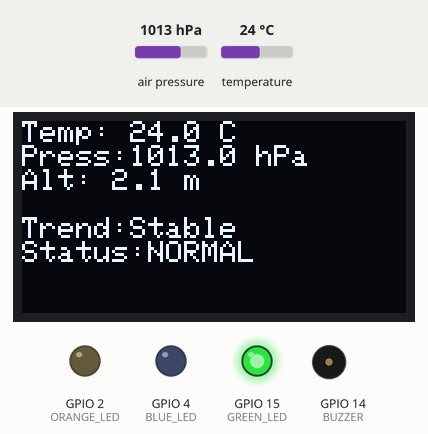
The sketch below on a simulated ESP32. On the bench: 128×64 one-colour display, output pins drawn as LEDs (lit = HIGH), buzzer (waves = sounding). The inputs (shaded band) are chosen by the test bench; at power-on: temperature 24 °C, air pressure 1013 hPa. What the sketch prints to the serial monitor is not drawn.

Above: at 3.2 s.
3.3 s: temperature set to 29.6 °C
At 5.3 s:
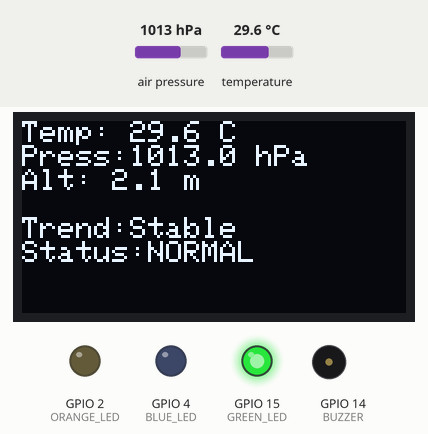
5.6 s: temperature set to 30.3 °C
At 6.7 s:
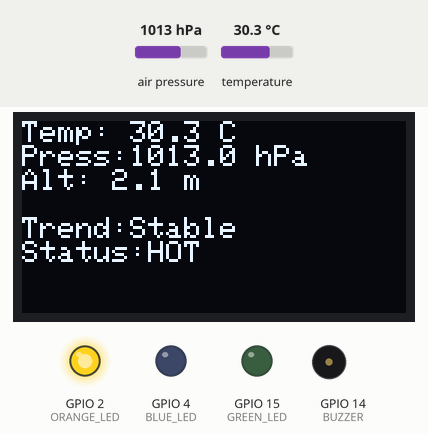
7.6 s: air pressure set to 952 hPa
At 9.3 s:
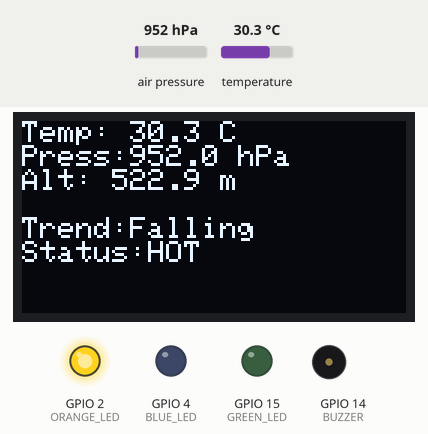
11.7 s: temperature set to 34.1 °C
At 13.4 s:
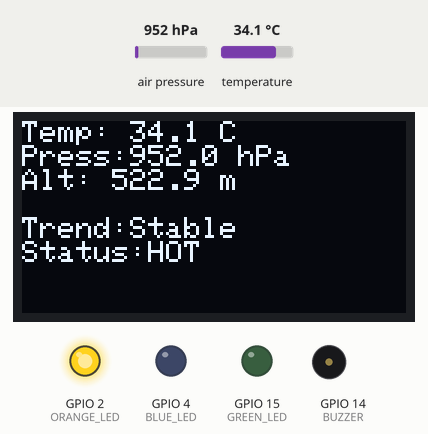
13.7 s: temperature set to 35.6 °C
At 14.9 s:
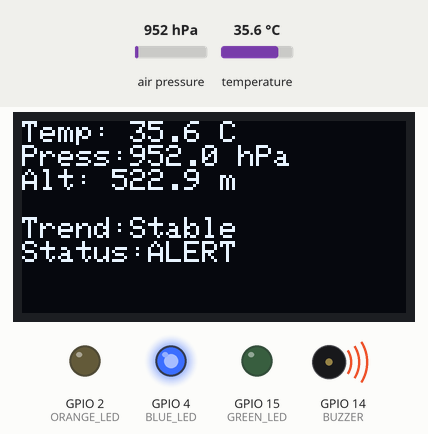
15.7 s: air pressure set to 975 hPa
At 17.5 s:
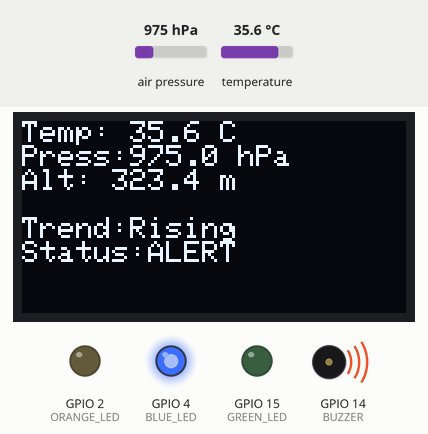
Timing chart, 0 to 19.0 s (numbered marks = the images above; inputs shaded):
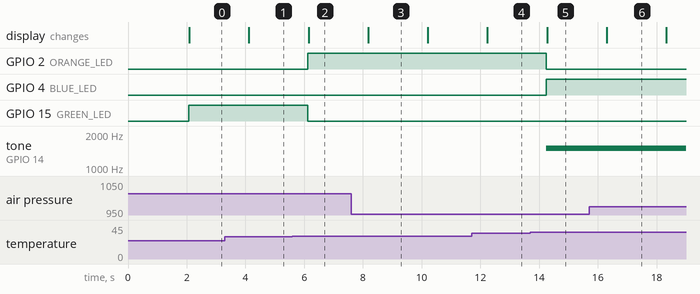

The sketch:

ESP32-BMP280-OLED-Weather-Station.ino
```cpp
/*************************************************
 * ESP32 BMP280 OLED Weather Station
 * Author: Milad Mohseni
 *
 * Features:
 * - Temperature Monitoring
 * - Pressure Monitoring
 * - Altitude Measurement
 * - Weather Trend Detection
 * - OLED Dashboard
 * - 3 LED Status Indicators
 * - High Temperature Alarm
 *************************************************/

#include <Wire.h>
#include <Adafruit_GFX.h>
#include <Adafruit_SSD1306.h>
#include <Adafruit_BMP280.h>

// =============================
// OLED CONFIGURATION
// =============================

#define SCREEN_WIDTH 128
#define SCREEN_HEIGHT 64

Adafruit_SSD1306 display(
  SCREEN_WIDTH,
  SCREEN_HEIGHT,
  &Wire,
  -1);

// =============================
// BMP280
// =============================

Adafruit_BMP280 bmp;

// =============================
// LED PINS
// =============================

#define GREEN_LED   15
#define ORANGE_LED   2
#define BLUE_LED     4

// =============================
// BUZZER
// =============================

#define BUZZER 14

// =============================
// VARIABLES
// =============================

float previousPressure = 0;

String trend = "Stable";

// =============================
// SETUP
// =============================

void setup()
{
  Serial.begin(115200);

  pinMode(GREEN_LED, OUTPUT);
  pinMode(ORANGE_LED, OUTPUT);
  pinMode(BLUE_LED, OUTPUT);

  Wire.begin(21,22);

  if(!display.begin(
        SSD1306_SWITCHCAPVCC,
        0x3C))
  {
    while(true);
  }

  if(!bmp.begin(0x76))
  {
    display.clearDisplay();
    display.setCursor(0,0);
    display.println("BMP280 ERROR");
    display.display();

    while(true);
  }

  ledcAttach(BUZZER, 1000, 8);

  previousPressure =
      bmp.readPressure() / 100.0F;

  display.clearDisplay();

  display.setTextSize(2);
  display.setTextColor(WHITE);

  display.setCursor(15,20);
  display.println("BMP280");

  display.display();

  delay(2000);
}

// =============================
// LOOP
// =============================

void loop()
{
  // -------------------------
  // Read Sensor
  // -------------------------

  float temperature =
      bmp.readTemperature();

  float pressure =
      bmp.readPressure() / 100.0F;

  float altitude =
      bmp.readAltitude(1013.25);

  // -------------------------
  // Pressure Trend Detection
  // -------------------------

  if(pressure > previousPressure + 0.5)
  {
    trend = "Rising";
  }
  else if(pressure < previousPressure - 0.5)
  {
    trend = "Falling";
  }
  else
  {
    trend = "Stable";
  }

  previousPressure = pressure;

  // -------------------------
  // LED + Buzzer Logic
  // -------------------------

  if(temperature < 30)
  {
    digitalWrite(GREEN_LED, HIGH);
    digitalWrite(ORANGE_LED, LOW);
    digitalWrite(BLUE_LED, LOW);

    ledcWriteTone(BUZZER, 0);
  }

  else if(temperature >= 30 &&
          temperature < 35)
  {
    digitalWrite(GREEN_LED, LOW);
    digitalWrite(ORANGE_LED, HIGH);
    digitalWrite(BLUE_LED, LOW);

    ledcWriteTone(BUZZER, 0);
  }

  else
  {
    digitalWrite(GREEN_LED, LOW);
    digitalWrite(ORANGE_LED, LOW);
    digitalWrite(BLUE_LED, HIGH);

    ledcWriteTone(BUZZER, 1500);
  }

  // -------------------------
  // OLED Dashboard
  // -------------------------

  display.clearDisplay();

  display.setTextSize(1);

  display.setCursor(0,0);
  display.print("Temp: ");
  display.print(temperature,1);
  display.println(" C");

  display.print("Press:");
  display.print(pressure,1);
  display.println(" hPa");

  display.print("Alt: ");
  display.print(altitude,1);
  display.println(" m");

  display.println();

  display.print("Trend:");
  display.println(trend);

  // -------------------------
  // Status Text
  // -------------------------

  if(temperature < 30)
  {
    display.print("Status:NORMAL");
  }
  else if(temperature < 35)
  {
    display.print("Status:HOT");
  }
  else
  {
    display.print("Status:ALERT");
  }

  display.display();

  // -------------------------
  // Serial Monitor
  // -------------------------

  Serial.print("Temperature: ");
  Serial.print(temperature);
  Serial.print(" C   ");

  Serial.print("Pressure: ");
  Serial.print(pressure);
  Serial.print(" hPa   ");

  Serial.print("Altitude: ");
  Serial.print(altitude);
  Serial.print(" m   ");

  Serial.print("Trend: ");
  Serial.println(trend);

  delay(2000);
}
```

Measured:
- the behaviour switches between 29.9 and 30 °C on temperature (found by bisection; images 1 and 2)
- the behaviour switches between 34.9 and 35 °C on temperature (found by bisection; images 4 and 5)
- after the input at 3.3 s, the display: changes after 0.82 s (image 1)
- after the input at 5.6 s, GPIO 2 (ORANGE_LED): LOW → HIGH after 0.52 s; GPIO 15 (GREEN_LED): HIGH → LOW after 0.52 s; the display: changes after 0.55 s (image 2)
- after the input at 7.6 s, the display: changes after 0.58 s (image 3)
- after the input at 11.7 s, the display: changes after 0.54 s (image 4)
- after the input at 13.7 s, GPIO 2 (ORANGE_LED): HIGH → LOW after 0.54 s; GPIO 4 (BLUE_LED): LOW → HIGH after 0.54 s; tone on GPIO 14 (BUZZER): silent → 1500 Hz after 0.54 s; the display: changes after 0.57 s (image 5)
- after the input at 15.7 s, the display: changes after 0.60 s (image 6)
